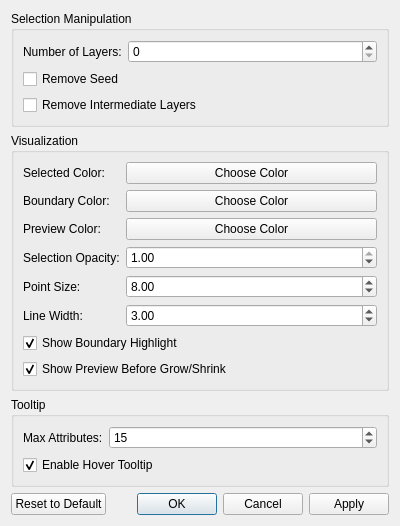
<?xml version="1.0" encoding="UTF-8"?>
<ui version="4.0">
 <class>SelectionSettingsDialog</class>
 <widget class="QDialog" name="SelectionSettingsDialog">
  <property name="geometry">
   <rect>
    <x>0</x>
    <y>0</y>
    <width>400</width>
    <height>500</height>
   </rect>
  </property>
  <property name="windowTitle">
   <string>Selection Settings</string>
  </property>
  <layout class="QVBoxLayout" name="verticalLayout">
   <item>
    <widget class="QGroupBox" name="manipulationGroup">
     <property name="title">
      <string>Selection Manipulation</string>
     </property>
     <layout class="QVBoxLayout" name="verticalLayout_2">
      <item>
       <layout class="QFormLayout" name="formLayout">
        <item row="0" column="0">
         <widget class="QLabel" name="layersLabel">
          <property name="text">
           <string>Number of Layers:</string>
          </property>
          <property name="toolTip">
           <string>Number of layers for grow/shrink operations (0 = single layer)</string>
          </property>
         </widget>
        </item>
        <item row="0" column="1">
         <widget class="QSpinBox" name="layersSpinBox">
          <property name="minimum">
           <number>0</number>
          </property>
          <property name="maximum">
           <number>10</number>
          </property>
          <property name="value">
           <number>0</number>
          </property>
          <property name="toolTip">
           <string>0 means single layer operation (ParaView default)</string>
          </property>
         </widget>
        </item>
       </layout>
      </item>
      <item>
       <widget class="QCheckBox" name="removeSeedCheckBox">
        <property name="text">
         <string>Remove Seed</string>
        </property>
        <property name="toolTip">
         <string>When growing, remove the original selection and keep only new neighbors</string>
        </property>
       </widget>
      </item>
      <item>
       <widget class="QCheckBox" name="removeIntermediateCheckBox">
        <property name="text">
         <string>Remove Intermediate Layers</string>
        </property>
        <property name="toolTip">
         <string>When operating on multiple layers, keep only the outermost layer</string>
        </property>
       </widget>
      </item>
     </layout>
    </widget>
   </item>
   <item>
    <widget class="QGroupBox" name="visualizationGroup">
     <property name="title">
      <string>Visualization</string>
     </property>
     <layout class="QVBoxLayout" name="verticalLayout_3">
      <item>
       <layout class="QFormLayout" name="formLayout_2">
        <item row="0" column="0">
         <widget class="QLabel" name="selectedColorLabel">
          <property name="text">
           <string>Selected Color:</string>
          </property>
         </widget>
        </item>
        <item row="0" column="1">
         <widget class="QPushButton" name="selectedColorButton">
          <property name="text">
           <string>Choose Color</string>
          </property>
         </widget>
        </item>
        <item row="1" column="0">
         <widget class="QLabel" name="boundaryColorLabel">
          <property name="text">
           <string>Boundary Color:</string>
          </property>
         </widget>
        </item>
        <item row="1" column="1">
         <widget class="QPushButton" name="boundaryColorButton">
          <property name="text">
           <string>Choose Color</string>
          </property>
         </widget>
        </item>
        <item row="2" column="0">
         <widget class="QLabel" name="previewColorLabel">
          <property name="text">
           <string>Preview Color:</string>
          </property>
         </widget>
        </item>
        <item row="2" column="1">
         <widget class="QPushButton" name="previewColorButton">
          <property name="text">
           <string>Choose Color</string>
          </property>
         </widget>
        </item>
        <item row="3" column="0">
         <widget class="QLabel" name="opacityLabel">
          <property name="text">
           <string>Selection Opacity:</string>
          </property>
         </widget>
        </item>
        <item row="3" column="1">
         <widget class="QDoubleSpinBox" name="opacitySpinBox">
          <property name="minimum">
           <double>0.100000000000000</double>
          </property>
          <property name="maximum">
           <double>1.000000000000000</double>
          </property>
          <property name="singleStep">
           <double>0.100000000000000</double>
          </property>
          <property name="value">
           <double>1.000000000000000</double>
          </property>
         </widget>
        </item>
        <item row="4" column="0">
         <widget class="QLabel" name="pointSizeLabel">
          <property name="text">
           <string>Point Size:</string>
          </property>
         </widget>
        </item>
        <item row="4" column="1">
         <widget class="QDoubleSpinBox" name="pointSizeSpinBox">
          <property name="minimum">
           <double>1.000000000000000</double>
          </property>
          <property name="maximum">
           <double>20.000000000000000</double>
          </property>
          <property name="value">
           <double>8.000000000000000</double>
          </property>
         </widget>
        </item>
        <item row="5" column="0">
         <widget class="QLabel" name="lineWidthLabel">
          <property name="text">
           <string>Line Width:</string>
          </property>
         </widget>
        </item>
        <item row="5" column="1">
         <widget class="QDoubleSpinBox" name="lineWidthSpinBox">
          <property name="minimum">
           <double>1.000000000000000</double>
          </property>
          <property name="maximum">
           <double>10.000000000000000</double>
          </property>
          <property name="value">
           <double>3.000000000000000</double>
          </property>
         </widget>
        </item>
       </layout>
      </item>
      <item>
       <widget class="QCheckBox" name="showBoundaryCheckBox">
        <property name="text">
         <string>Show Boundary Highlight</string>
        </property>
        <property name="checked">
         <bool>true</bool>
        </property>
        <property name="toolTip">
         <string>Display selection boundary in a different color</string>
        </property>
       </widget>
      </item>
      <item>
       <widget class="QCheckBox" name="showPreviewCheckBox">
        <property name="text">
         <string>Show Preview Before Grow/Shrink</string>
        </property>
        <property name="checked">
         <bool>true</bool>
        </property>
        <property name="toolTip">
         <string>Preview elements that will be added/removed</string>
        </property>
       </widget>
      </item>
     </layout>
    </widget>
   </item>
   <item>
    <widget class="QGroupBox" name="tooltipGroup">
     <property name="title">
      <string>Tooltip</string>
     </property>
     <layout class="QVBoxLayout" name="verticalLayout_4">
      <item>
       <layout class="QFormLayout" name="formLayout_3">
        <item row="0" column="0">
         <widget class="QLabel" name="maxAttributesLabel">
          <property name="text">
           <string>Max Attributes:</string>
          </property>
         </widget>
        </item>
        <item row="0" column="1">
         <widget class="QSpinBox" name="maxAttributesSpinBox">
          <property name="minimum">
           <number>5</number>
          </property>
          <property name="maximum">
           <number>50</number>
          </property>
          <property name="value">
           <number>15</number>
          </property>
          <property name="toolTip">
           <string>Maximum number of attributes to display in tooltip</string>
          </property>
         </widget>
        </item>
       </layout>
      </item>
      <item>
       <widget class="QCheckBox" name="enableTooltipCheckBox">
        <property name="text">
         <string>Enable Hover Tooltip</string>
        </property>
        <property name="checked">
         <bool>true</bool>
        </property>
       </widget>
      </item>
     </layout>
    </widget>
   </item>
   <item>
    <spacer name="verticalSpacer">
     <property name="orientation">
      <enum>Qt::Vertical</enum>
     </property>
     <property name="sizeHint" stdset="0">
      <size>
       <width>20</width>
       <height>40</height>
      </size>
     </property>
    </spacer>
   </item>
   <item>
    <layout class="QHBoxLayout" name="horizontalLayout">
     <item>
      <widget class="QPushButton" name="resetButton">
       <property name="text">
        <string>Reset to Default</string>
       </property>
      </widget>
     </item>
     <item>
      <spacer name="horizontalSpacer">
       <property name="orientation">
        <enum>Qt::Horizontal</enum>
       </property>
       <property name="sizeHint" stdset="0">
        <size>
         <width>40</width>
         <height>20</height>
        </size>
       </property>
      </spacer>
     </item>
     <item>
      <widget class="QDialogButtonBox" name="buttonBox">
       <property name="standardButtons">
        <set>QDialogButtonBox::Apply|QDialogButtonBox::Cancel|QDialogButtonBox::Ok</set>
       </property>
      </widget>
     </item>
    </layout>
   </item>
  </layout>
 </widget>
 <resources/>
 <connections>
  <connection>
   <sender>buttonBox</sender>
   <signal>accepted()</signal>
   <receiver>SelectionSettingsDialog</receiver>
   <slot>accept()</slot>
   <hints>
    <hint type="sourcelabel">
     <x>327</x>
     <y>469</y>
    </hint>
    <hint type="destinationlabel">
     <x>199</x>
     <y>249</y>
    </hint>
   </hints>
  </connection>
  <connection>
   <sender>buttonBox</sender>
   <signal>rejected()</signal>
   <receiver>SelectionSettingsDialog</receiver>
   <slot>reject()</slot>
   <hints>
    <hint type="sourcelabel">
     <x>395</x>
     <y>469</y>
    </hint>
    <hint type="destinationlabel">
     <x>199</x>
     <y>249</y>
    </hint>
   </hints>
  </connection>
 </connections>
</ui>
